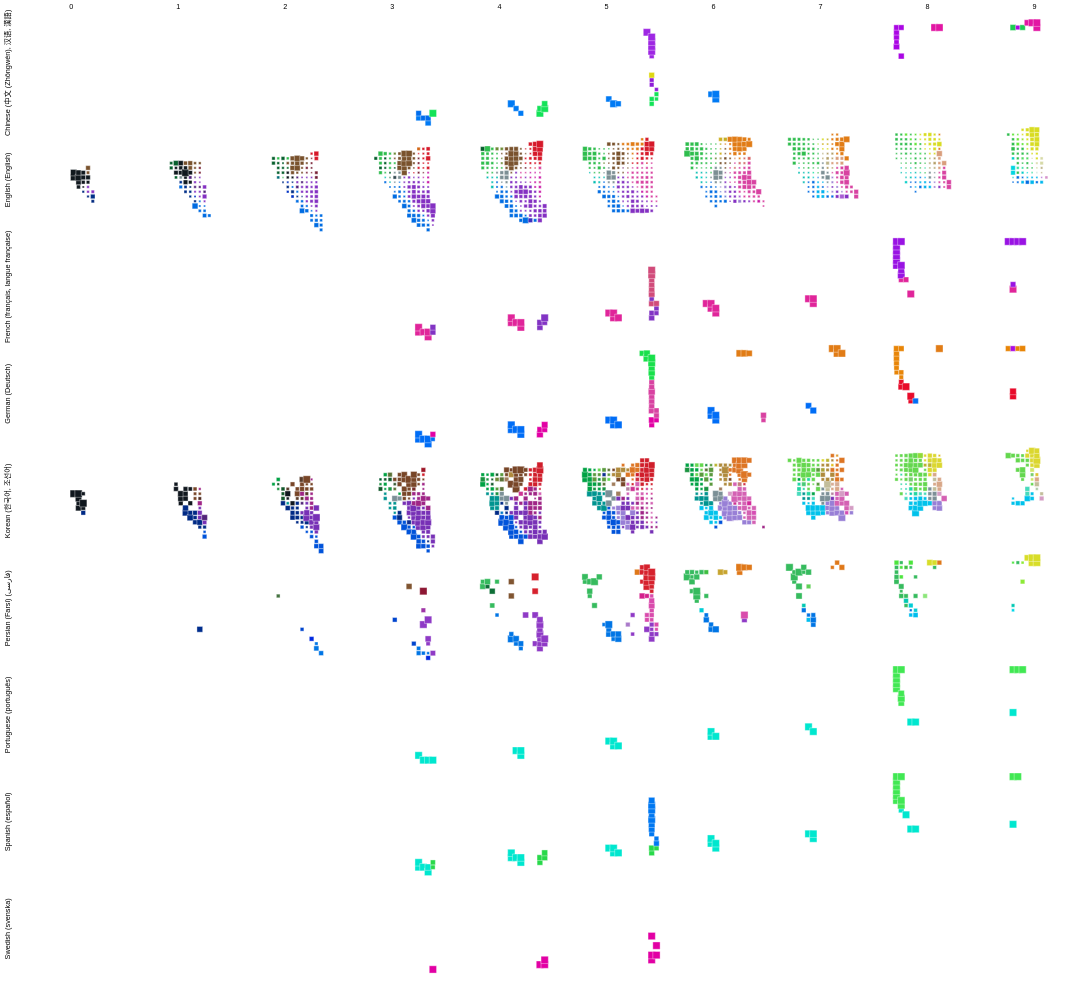

Vega-Lite specification stored for this chart:
### Vega-Lite specification from a JSON file in a GitHub repository (floating-point values rounded to 4 significant figures; data arrays with more than 128 entries replaced by an {"elided": "..."} marker saying what was removed)
{"$schema": "https://vega.github.io/schema/vega-lite/v3.json", "transform": [{"calculate": "datum.binA + -8", "as": "binA2"}, {"calculate": "datum.binB + -12", "as": "binB2"}, {"calculate": "datum.saliency + 4.405764584655451", "as": "sal"}, {"calculate": "datum.lab", "as": "lab2"}], "config": {"view": {"stroke": null}, "background": "#fff"}, "facet": {"row": {"field": "lang", "type": "ordinal", "header": {"title": null}}, "column": {"field": "binL", "type": "ordinal", "header": {"title": null}}}, "spacing": {"row": -20, "column": -20}, "spec": {"layer": [{"height": 144, "width": 144, "mark": {"type": "square", "strokeWidth": "0.5", "stroke": "white"}, "encoding": {"x": {"field": "binA2", "type": "ordinal", "scale": {"domain": [-12, -11, -10, -9, -8, -7, -6, -5, -4, -3, -2, -1, 0, 1, 2, 3, 4, 5, 6, 7, 8, 9]}, "axis": null}, "y": {"field": "binB2", "type": "ordinal", "scale": {"domain": [9, 8, 7, 6, 5, 4, 3, 2, 1, 0, -1, -2, -3, -4, -5, -6, -7, -8, -9, -10, -11, -12]}, "axis": null}, "detail": {"field": "majorTerm", "type": "nominal"}, "size": {"field": "sal", "type": "quantitative", "scale": {"range": [4, 100], "type": "pow", "exponent": 2.5, "zero": false}, "legend": null}, "opacity": {"condition": {"selection": "bins", "value": 1}, "value": 0}, "color": {"field": "majorTerm", "type": "nominal", "scale": {"domain": {"elided": "167 str values"}, "range": {"elided": "167 str values"}}, "legend": null}}}, {"height": 144, "width": 144, "selection": {"bins": {"type": "single", "fields": ["majorTerm"], "on": "mouseover"}}, "mark": "square", "encoding": {"x": {"field": "binA2", "type": "ordinal", "scale": {"domain": [-12, -11, -10, -9, -8, -7, -6, -5, -4, -3, -2, -1, 0, 1, 2, 3, 4, 5, 6, 7, 8, 9]}, "axis": null}, "y": {"field": "binB2", "type": "ordinal", "scale": {"domain": [9, 8, 7, 6, 5, 4, 3, 2, 1, 0, -1, -2, -3, -4, -5, -6, -7, -8, -9, -10, -11, -12]}, "axis": null}, "opacity": {"value": 0}, "size": {"value": 81}, "tooltip": [{"field": "majorTerm", "type": "nominal", "title": "Max Prob. Term"}, {"field": "lab", "type": "nominal", "title": "Lab (L,a,b)"}]}}], "resolve": {"scale": {"color": "independent"}}}, "data": {"values": {"elided": "2588 records"}}}
